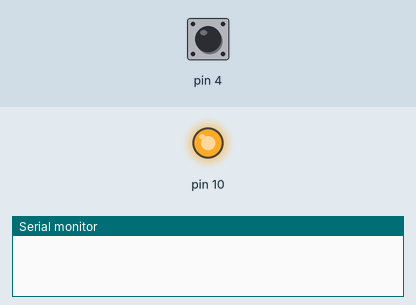
This sketch was run on a simulated Arduino Uno, built with avr-gcc and run on an emulated ATmega328P. Parts: output pins drawn as LEDs (lit = HIGH), the last lines printed to the serial monitor. Dashed ring = blinking. The test bench sets the inputs (shaded band); at power-on: pin 4 HIGH.

Above: at 1.2 s.
1.3 s: pin 4 pulled LOW for 3.2 s
At 2.9 s:
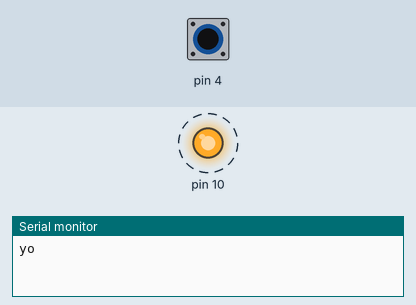
Timing chart, 0 to 6.1 s (numbered marks = the images above; inputs shaded):
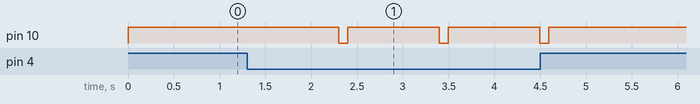

Measured:
- after the input at 1.3 s, pin 10: alternates HIGH for 1.0 s and LOW for 0.10 s, 6 changes in all, then stays HIGH, starting after 1.0 s

The sketch:

TestingHighsAnd_Lows_TX.ino
```cpp
void setup() {
  // put your setup code here, to run once:
  pinMode(10,OUTPUT);
  digitalWrite(10,HIGH);
  pinMode(4,INPUT_PULLUP);
  Serial.begin(9600);
  }

void loop() {
  // put your main code here, to run repeatedly:
digitalWrite(10,HIGH);
while(digitalRead(4)== HIGH); //hold !
delay(1000);
digitalWrite(10,LOW);
Serial.println("yo");
delay(97);
digitalWrite(10,HIGH);


}
```
